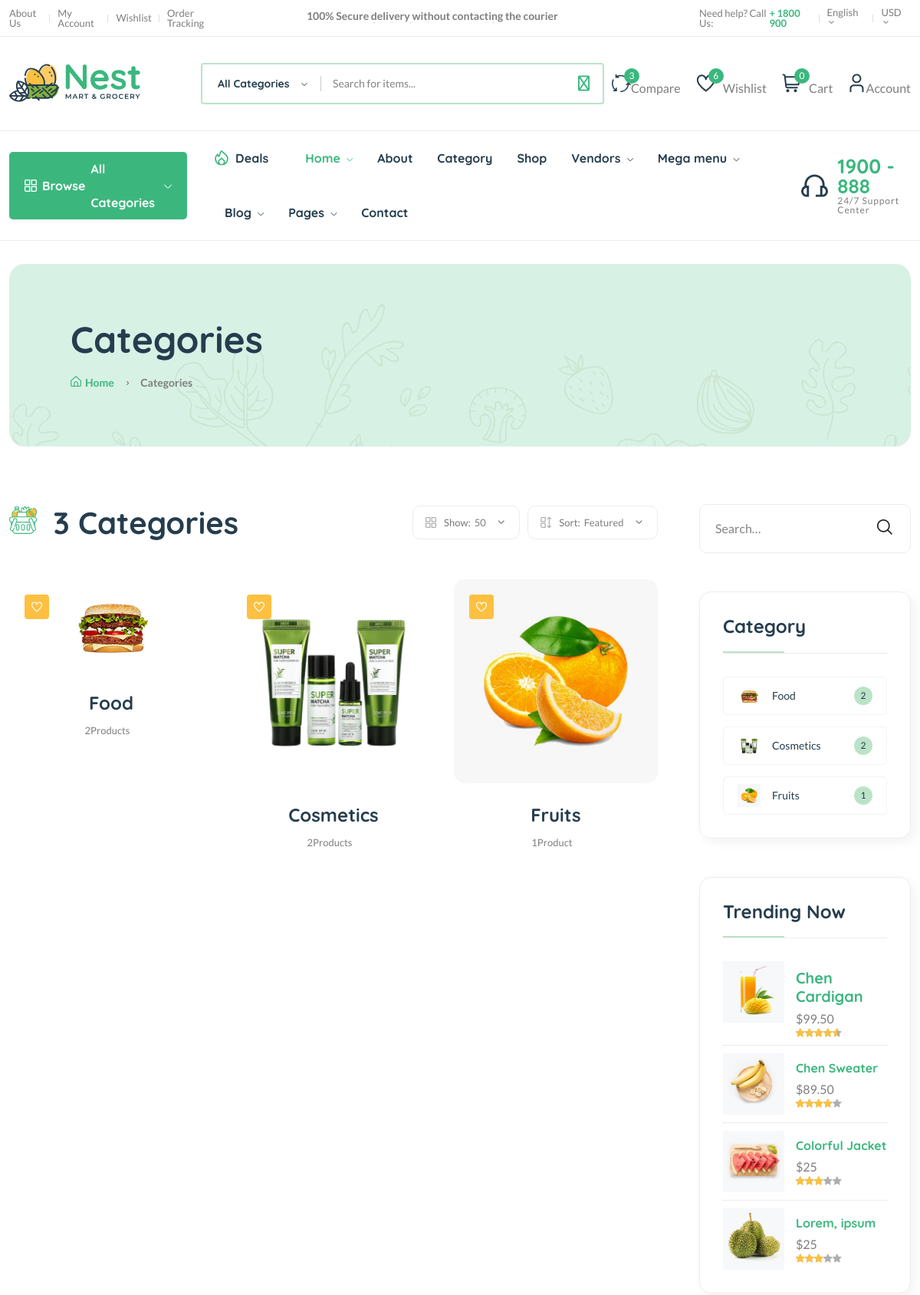
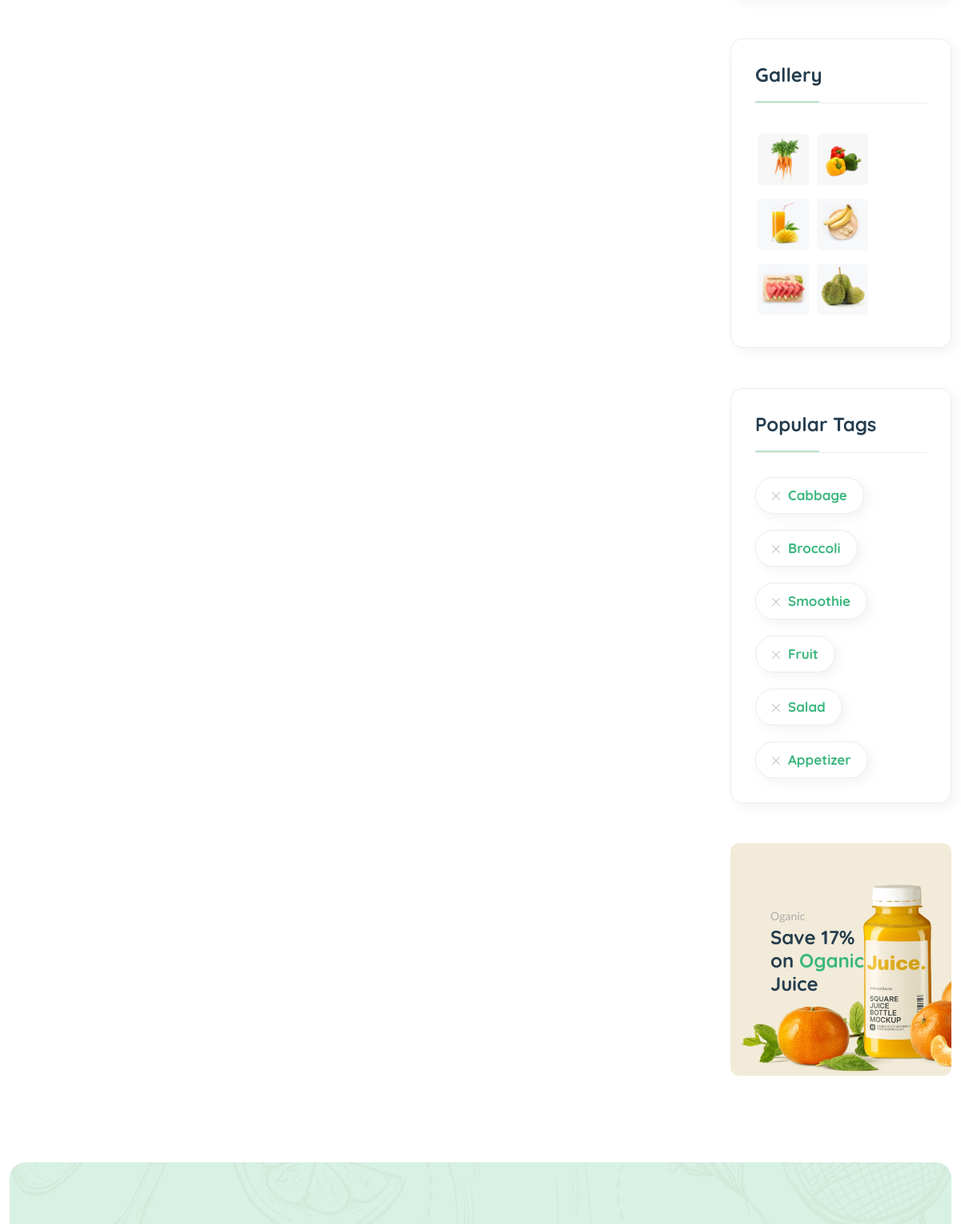
The page /category/ (upper part) on the database its author committed (2 pictures, top to bottom).
### core/models.py (models this page shows, shortened)
class Category(models.Model):
    cid = ShortUUIDField(unique=True, length=10, max_length=20, prefix="cat", alphabet="abcdefgh12345")
    title = models.CharField(max_length=100, default="Food")
    image = models.ImageField(upload_to="category", default="category.jpg")
    class Meta:
        verbose_name_plural = "Categories"

### core/views.py (the view)
# urls.py: path("category/",category_list_view, name="category-list"),
def category_list_view(request):
    categories = Category.objects.all()
    context ={
        "Categories":categories
    }
    return render(request, 'core/category-list.html',context)

### core/context_processor.py (called while the page is built)
def default(request):
    categories = Category.objects.all()
    vendors = Vendor.objects.all()
    min_max_price = Product.objects.aggregate(Min("price"), Max("price"))
    try:
        address = Address.objects.get(user=request.user)
    except:
        address= None
    return{
        'categories': categories,
        'address': address,
        'vendors':vendors,
        'min_max_price': min_max_price,
    }

### templates/core/category-list.html (shortened to what this page needs)
{% extends 'partials/base.html' %}
{% load static %}
{% block content %}
    <main class="main">
        <div class="page-header mt-30 mb-75">
            <div class="container">
                <div class="archive-header">
                    <div class="row align-items-center">
                        <div class="col-xl-3">
                            <h1 class="mb-15">Categories</h1>
                            <div class="breadcrumb">
                                <a href="index.html" rel="nofollow"><i class="fi-rs-home mr-5"></i>Home</a>
                                <span></span> Categories
                            </div>
                        </div>
                    </div>
                </div>
            </div>
        </div>
        <div class="page-content mb-50">
            <div class="container">
                <div class="row">
                    <div class="col-lg-9">
                        <div class="shop-product-fillter mb-50 pr-30">
                            <div class="totall-product">
                                <h2>
                                    <img class="w-36px mr-10" src="assets/imgs/theme/icons/category-1.svg" alt="" />
                                    {{Categories.count}} Categories
                                </h2>
                            </div>
                            <div class="sort-by-product-area">
                                <div class="sort-by-cover mr-10">
                                    <div class="sort-by-product-wrap">
                                        <div class="sort-by">
                                            <span><i class="fi-rs-apps"></i>Show:</span>
                                        </div>
                                        <div class="sort-by-dropdown-wrap">
                                            <span> 50 <i class="fi-rs-angle-small-down"></i></span>
                                        </div>
                                    </div>
                                </div>
                                <div class="sort-by-cover">
                                    <div class="sort-by-product-wrap">
                                        <div class="sort-by">
                                            <span><i class="fi-rs-apps-sort"></i>Sort:</span>
                                        </div>
                                        <div class="sort-by-dropdown-wrap">
                                            <span>Featured <i class="fi-rs-angle-small-down"></i></span>
                                        </div>
                                    </div>
                                </div>
                            </div>
                        </div>
                        <div class="loop-grid pr-30">
                            <div class="row">
                                {% for c in Categories %}
                                <article class="col-xl-4 col-lg-6 col-md-6 text-center hover-up mb-30 animated">
                                    <div class="post-thumb">
                                        <a href="{% url 'core:category-product-list' c.cid %}">
                                            <img class="border-radius-15" src="{{c.image.url}}" alt="" />
                                        </a>
                                        <div class="entry-meta">
                                            <a class="entry-meta meta-2" href="blog-category-grid.html"><i class="fi-rs-heart"></i></a>
                                        </div>
                                    </div>
                                    <div class="entry-content-2">
                                        <h4 class="post-title mb-15">
                                            <a href="{% url 'core:category-product-list' c.cid %}">{{ c.title }}</a>
                                        </h4>
                                        <div class="entry-meta font-xs color-grey mt-10 pb-10">
                                            <div>
                                                <span class="hit-count mr-10">{{c.category.count}}Product{{c.category.count|pluralize}}</span>
                                            </div>
                                        </div>
                                    </div>
                                </article>
                                {% endfor %}
                            </div>
                        </div>
                    </div>
                    <div class="col-lg-3 primary-sidebar sticky-sidebar">
                        <div class="widget-area">
                            <div class="sidebar-widget-2 widget_search mb-50">
                                <div class="search-form">
                                    <form action="#">
                                        <input type="text" placeholder="Search…" />
                                        <button type="submit"><i class="fi-rs-search"></i></button>
                                    </form>
                                </div>
                            </div>
                            <div class="sidebar-widget widget-category-2 mb-50">
                                <h5 class="section-title style-1 mb-30">Category</h5>
                                <ul>
                                    {% for c in Categories %}
                                    <li>
                                        <a href="shop-grid-right.html"> <img src="{{c.image.url}}" alt="" />{{c.title}}</a><span class="count">{{c.category.count}}</span>
                                    </li>
                                {% endfor %}
                                </ul>
                            </div>
                            <div class="sidebar-widget product-sidebar mb-50 p-30 bg-grey border-radius-10">
                                <h5 class="section-title style-1 mb-30">Trending Now</h5>
                                <div class="single-post clearfix">
                                    <div class="image">
                                        <img src="assets/imgs/shop/thumbnail-3.jpg" alt="#" />
                                    </div>
                                    <div class="content pt-10">
                                        <h5><a href="shop-product-detail.html">Chen Cardigan</a></h5>
                                        <p class="price mb-0 mt-5">$99.50</p>
                                        <div class="product-rate">
                                            <div class="product-rating" style="width: 90%"></div>
                                        </div>
                                    </div>
                                </div>
                                <div class="single-post clearfix">
                                    <div class="image">
                                        <img src="assets/imgs/shop/thumbnail-4.jpg" alt="#" />
                                    </div>
                                    <div class="content pt-10">
                                        <h6><a href="shop-product-detail.html">Chen Sweater</a></h6>
                                        <p class="price mb-0 mt-5">$89.50</p>
                                        <div class="product-rate">
                                            <div class="product-rating" style="width: 80%"></div>
                                        </div>
                                    </div>
                                </div>
                                <div class="single-post clearfix">
                                    <div class="image">
                                        <img src="assets/imgs/shop/thumbnail-5.jpg" alt="#" />
                                    </div>
                                    <div class="content pt-10">
                                        <h6><a href="shop-product-detail.html">Colorful Jacket</a></h6>
                                        <p class="price mb-0 mt-5">$25</p>
                                        <div class="product-rate">
                                            <div class="product-rating" style="width: 60%"></div>
                                        </div>
                                    </div>
                                </div>
                                <div class="single-post clearfix">
                                    <div class="image">
                                        <img src="assets/imgs/shop/thumbnail-6.jpg" alt="#" />
                                    </div>
                                    <div class="content pt-10">
                                        <h6><a href="shop-product-detail.html">Lorem, ipsum</a></h6>
                                        <p class="price mb-0 mt-5">$25</p>
                                        <div class="product-rate">
                                            <div class="product-rating" style="width: 60%"></div>
                                        </div>
                                    </div>
                                </div>
                            </div>
                            <div class="sidebar-widget widget_instagram mb-50">
                                <h5 class="section-title style-1 mb-30">Gallery</h5>
                                <div class="instagram-gellay">
                                    <ul class="insta-feed">
                                        <li>
                                            <a href="#"><img class="border-radius-5" src="assets/imgs/shop/thumbnail-1.jpg" alt="" /></a>
                                        </li>
                                        <li>
                                            <a href="#"><img class="border-radius-5" src="assets/imgs/shop/thumbnail-2.jpg" alt="" /></a>
                                        </li>
                                        <li>
                                            <a href="#"><img class="border-radius-5" src="assets/imgs/shop/thumbnail-3.jpg" alt="" /></a>
                                        </li>
                                        <li>
                                            <a href="#"><img class="border-radius-5" src="assets/imgs/shop/thumbnail-4.jpg" alt="" /></a>
                                        </li>
                                        <li>
                                            <a href="#"><img class="border-radius-5" src="assets/imgs/shop/thumbnail-5.jpg" alt="" /></a>
                                        </li>
                                        <li>
                                            <a href="#"><img class="border-radius-5" src="assets/imgs/shop/thumbnail-6.jpg" alt="" /></a>
                                        </li>
                                    </ul>
                                </div>
                            </div>
                            <div class="sidebar-widget widget-tags mb-50 pb-10">
                                <h5 class="section-title style-1 mb-30">Popular Tags</h5>
                                <ul class="tags-list">
                                    <li class="hover-up">
                                        <a href="blog-category-grid.html"><i class="fi-rs-cross mr-10"></i>Cabbage</a>
                                    </li>
                                    <li class="hover-up">
                                        <a href="blog-category-grid.html"><i class="fi-rs-cross mr-10"></i>Broccoli</a>
                                    </li>
                                    <li class="hover-up">
                                        <a href="blog-category-grid.html"><i class="fi-rs-cross mr-10"></i>Smoothie</a>
                                    </li>
                                    <li class="hover-up">
                                        <a href="blog-category-grid.html"><i class="fi-rs-cross mr-10"></i>Fruit</a>
                                    </li>
                                    <li class="hover-up mr-0">
                                        <a href="blog-category-grid.html"><i class="fi-rs-cross mr-10"></i>Salad</a>
                                    </li>
                                    <li class="hover-up mr-0">
                                        <a href="blog-category-grid.html"><i class="fi-rs-cross mr-10"></i>Appetizer</a>
                                    </li>
                                </ul>
                            </div>
                            <div class="banner-img wow fadeIn mb-50 animated d-lg-block d-none">
                                <img src="assets/imgs/banner/banner-11.png" alt="" />
                                <div class="banner-text">
                                    <span>Oganic</span>
                                    <h4>
                                        Save 17% <br />
                                        on <span class="text-brand">Oganic</span><br />
                                        Juice
                                    </h4>
                                </div>
                            </div>
                        </div>
                    </div>
                </div>
            </div>
        </div>
    </main>
{% endblock content %}

### rows shown on the page
Category: image (picture), title "Food", category.count "2"
Category: image (picture), title "Cosmetics", category.count "2"
Category: image (picture), title "Fruits", category.count "1"

### other values the page prints
{{ request.session.cart_data_obj|length }} "0"
{{ Categories.count }} "3"
